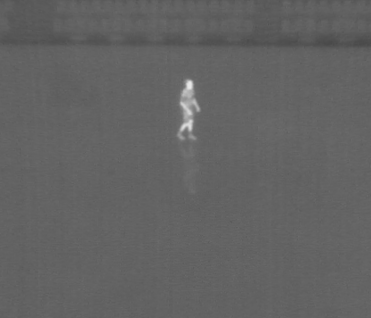
#> input picture Lecture 1/images/thermal1.png, 371 x 318 px, found by its file name
$ python bitwise.py
#> lines starting #> are read from the running program, lines starting #| are printed output that depends on the picture; after the words box and inside, x2 and y2 are one past the last pixel; in counts of white or black regions, pixels touching at a corner belong together
### Lecture 1/Vas/threshold_vas.py
'''
Exercise 4
Write your own thresholding algorithm that takes a grayscale images as input. Show input and the binary output image
Load and threshold the two images 'thermal1' and 'thermal2' (from moodle). Then, combine the two binary images using the logic operations AND and OR (one at a time).

Vasiliki
'''

import cv2 as cv
import numpy as np
import sys


def man_threshold(img, th):
    img = cv.cvtColor(img, cv.COLOR_BGR2GRAY)

    for counteri, i in enumerate(img):
        for counterj, _ in enumerate(i):
            if img[counteri, counterj] < th:
                img[counteri, counterj] = 0
            else:
                img[counteri, counterj] = 255

    return img


### Lecture 1/Vas/bitwise.py
'''
Exercise 4
Write your own thresholding algorithm that takes a grayscale images as input. Show input and the binary output image
Load and threshold the two images 'thermal1' and 'thermal2' (from moodle). Then, combine the two binary images using the logic operations AND and OR (one at a time).

Vasiliki
'''

import cv2 as cv
import numpy as np
import threshold_vas as thr

if __name__=='__main__':
    thermal1 = cv.imread('images/thermal1.png')
#> thermal1 is the input picture: shape (318, 371, 3); min 73, max 232, mean 98.8
    thermal1 = thr.man_threshold(thermal1, 120)
#> after the loop in man_threshold, `for counteri, i in enumerate(img):`:
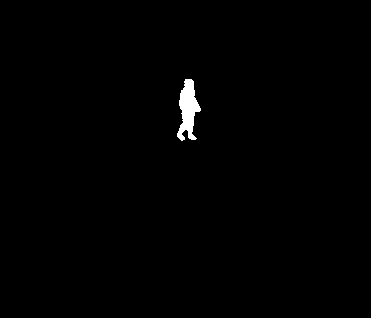
#> img: shape (318, 371); 0.7% white; 1 white region, box (x1, y1, x2, y2) and area: (177, 79, 201, 141) 830
    thermal2 = cv.imread('images/thermal2.png')
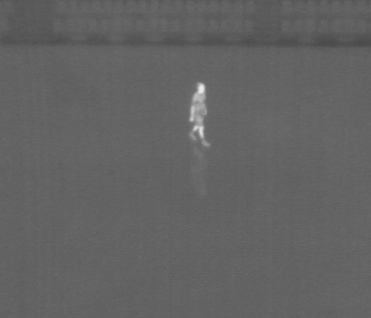
#> input picture Lecture 1/images/thermal2.png, 371 x 318 px, found by its file name
#> thermal2 is the input picture: shape (318, 371, 3); min 73, max 231, mean 98.9
    thermal2 = thr.man_threshold(thermal2, 120)
#> call 2 of man_threshold, with th = 120
#> after the loop in man_threshold (call 2), `for counteri, i in enumerate(img):`:
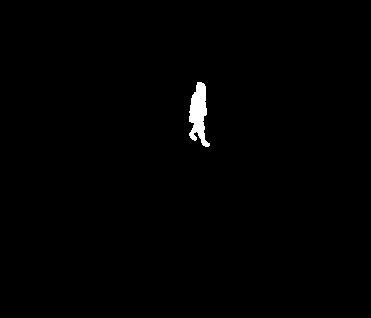
#> img: shape (318, 371); 0.68% white; 1 white region, box (x1, y1, x2, y2) and area: (189, 82, 210, 147) 808

    cv.imshow('thermal1', thermal1)
    cv.waitKey(0)

    cv.imshow('thermal2', thermal2)
    cv.waitKey(0)

    if np.shape(thermal1) == np.shape(thermal2):
        img_and = thermal1.copy()
        img_or  = thermal1.copy()

        for counteri, i in enumerate(thermal1):
            for counterj, _ in enumerate(i):
                img_and[counteri, counterj] = thermal1[counteri, counterj] & thermal2[counteri, counterj]
                img_or[counteri, counterj] = thermal1[counteri, counterj] | thermal2[counteri, counterj]
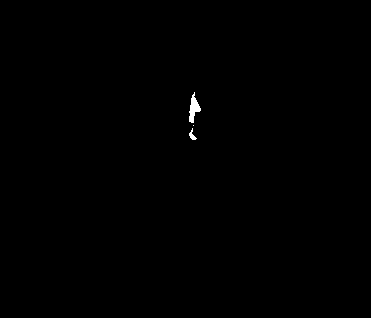
#> img_and: shape (318, 371); 0.19% white; 3 white regions (1 under 20 px), largest, box (x1, y1, x2, y2) and area: (189, 92, 201, 123) 183, (189, 128, 197, 140) 41
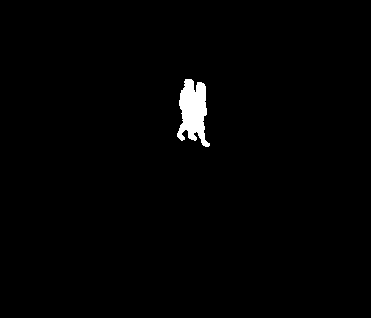
#> img_or: shape (318, 371); 1.2% white; 1 white region, box (x1, y1, x2, y2) and area: (177, 79, 210, 147) 1413

        cv.imshow('img_and', img_and)
        cv.waitKey(0)

        cv.imshow('img_or', img_or)
        cv.waitKey(0)
    else:
        print('ERROR: Image dimensions need to be common')
